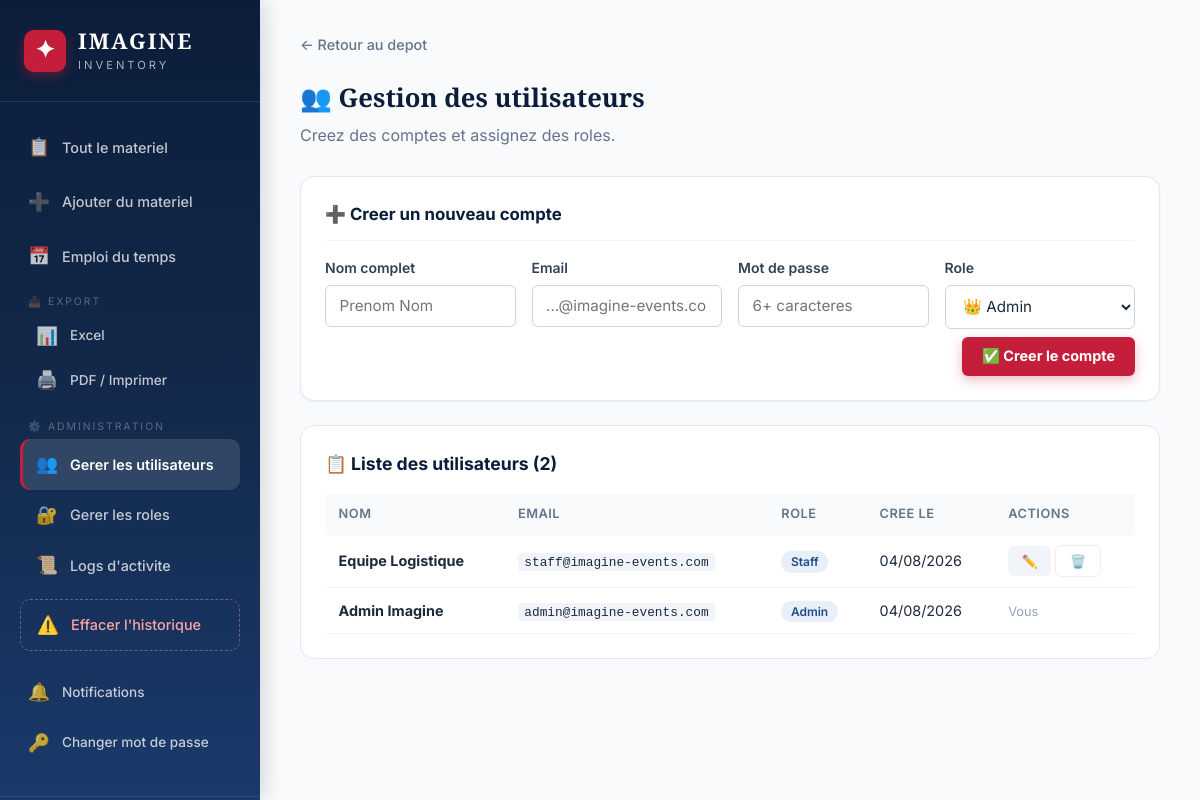
Page /admin/users (signed in) on the committed database.
### app.py (models this page shows, shortened)
class User(UserMixin, db.Model):
    __tablename__ = 'users'
    id = db.Column(db.Integer, primary_key=True); email = db.Column(db.String(150), unique=True, nullable=False)
    password_hash = db.Column(db.String(256), nullable=False); full_name = db.Column(db.String(150), nullable=False)
    role_id = db.Column(db.Integer, db.ForeignKey('roles.id'), nullable=True)
    created_at = db.Column(db.DateTime, default=tunisia_now)
    borrows = db.relationship('Borrow', backref='user', lazy=True)
    event_assignments = db.relationship('EventAssignment', backref='user', lazy=True)
    notifications = db.relationship('Notification', backref='user', lazy=True, foreign_keys='Notification.user_id')
    def has_permission(self, perm):
        role = db.session.get(CustomRole, self.role_id) if self.role_id else None
        return role.has_permission(perm) if role else False
    @property
    def role_name(self):
        role = db.session.get(CustomRole, self.role_id) if self.role_id else None
        return role.name if role else 'Aucun role'
    @property
    def unread_notifications(self):
        return Notification.query.filter_by(user_id=self.id, read=False).count()

class CustomRole(db.Model):
    __tablename__ = 'roles'
    id = db.Column(db.Integer, primary_key=True); name = db.Column(db.String(100), unique=True, nullable=False)
    icon = db.Column(db.String(10), default='👤'); description = db.Column(db.String(250), default='')
    permissions = db.Column(db.Text, default=''); created_at = db.Column(db.DateTime, default=tunisia_now)
    users = db.relationship('User', backref='role', lazy=True)
    def get_permissions(self):
        try: return json.loads(self.permissions) if self.permissions else []
        except: return []
    def has_permission(self, p): return p in self.get_permissions()

### app.py (the view)
@app.route('/admin/users')
@permission_required('manage_users')
def manage_users():
    users = User.query.order_by(User.created_at.desc()).all()
    return render_template('manage_users.html', users=users, all_roles=CustomRole.query.order_by(CustomRole.name).all())

### app.py (called while the page is built)
@login_manager.user_loader
def load_user(uid): return db.session.get(User, int(uid))

def permission_required(perm):
    def decorator(f):
        @wraps(f)
        @login_required
        def decorated(*args, **kwargs):
            if not current_user.has_permission(perm):
                try: log_action('permission_denied', f'Tentative d\'acces refuse : {perm}')
                except: pass
                flash('Acces refuse. Permission requise : ' + perm, 'error')
                return redirect(url_for('dashboard'))
            return f(*args, **kwargs)
        return decorated
    return decorator

### templates/manage_users.html (shortened to what this page needs)
{% extends "base.html" %}
{% block content %}
<div class="form-page" style="max-width:900px">
    <div class="breadcrumb"><a href="{{ url_for('dashboard') }}">← Retour au depot</a></div>
    <div class="page-header"><h1>👥 Gestion des utilisateurs</h1><p>Creez des comptes et assignez des roles.</p></div>
    <div class="form-card" style="margin-bottom:1.5rem">
        <h3 style="font-size:1.05rem;color:var(--blue-deep);margin-bottom:1rem;padding-bottom:.75rem;border-bottom:1px solid var(--gray-100)">➕ Creer un nouveau compte</h3>
        <form method="POST" action="{{ url_for('create_user') }}">
            <div class="form-row" style="grid-template-columns:1fr 1fr 1fr 1fr">
                <div class="form-group"><label>Nom complet</label><input type="text" name="full_name" required placeholder="Prenom Nom"></div>
                <div class="form-group"><label>Email</label><input type="email" name="email" required placeholder="...@imagine-events.com"></div>
                <div class="form-group"><label>Mot de passe</label><input type="password" name="password" required placeholder="6+ caracteres"></div>
                <div class="form-group"><label>Role</label><select name="role_id">{% for r in all_roles %}<option value="{{ r.id }}">{{ r.icon }} {{ r.name }}</option>{% endfor %}</select></div>
            </div>
            <div style="display:flex;justify-content:flex-end;padding-top:.5rem"><button class="btn btn-accent">✅ Creer le compte</button></div>
        </form>
    </div>
    <div class="detail-section"><h2>📋 Liste des utilisateurs ({{ users|length }})</h2>
        <div class="history-table-wrapper"><table class="history-table"><thead><tr><th>Nom</th><th>Email</th><th>Role</th><th>Cree le</th><th>Actions</th></tr></thead><tbody>
            {% for u in users %}<tr>
                <td><strong>{{ u.full_name }}</strong></td>
                <td><code style="font-size:.8rem">{{ u.email }}</code></td>
                <td><span class="status-badge" style="background:var(--blue-pale);color:var(--blue)">{{ u.role_name }}</span></td>
                <td>{{ u.created_at.strftime('%d/%m/%Y') }}</td>
                <td>{% if u.id != current_user.id %}
                    <button class="btn btn-sm btn-secondary" onclick="openEditUser('{{ u.id }}','{{ u.full_name|replace("'","\\'") }}',{{ u.role_id or 0 }})">✏️</button>
                    <form method="POST" action="{{ url_for('delete_user',uid=u.id) }}" style="display:inline" onsubmit="return confirm('Supprimer {{ u.full_name|replace("'","\\'") }} ?')"><button class="btn btn-sm btn-danger">🗑️</button></form>
                    {% else %}<span style="color:var(--gray-400);font-size:.8rem">Vous</span>{% endif %}
                </td>
            </tr>{% endfor %}
        </tbody></table></div>
    </div>
</div>
{% endblock %}

### static/css/style.css (style rules this page uses)
*, *::before, *::after { margin: 0; padding: 0; box-sizing: border-box; }
:root { --blue-deep: #0B1D3A; --blue-dark: #13294B; --blue-mid: #1A3A6B; --blue: #1E4D8C; --blue-light: #3A7BD5; --blue-pale: #E8EFF8; --red: #C41E3A; --red-dark: #A01830; --red-light: #E63946; --red-pale: #FDE8EC; --white: #FFFFFF; --gray-50: #F8FAFC; --gray-100: #F1F5F9; --gray-200: #E2E8F0; --gray-300: #CBD5E1; --gray-400: #94A3B8; --gray-500: #64748B; --gray-600: #475569; --gray-700: #334155; --gray-800: #1E293B; --gray-900: #0F172A; --green: #16A34A; --green-pale: #DCFCE7; --amber: #D97706; --amber-pale: #FEF3C7; --radius-sm: 6px; --radius: 10px; --radius-lg: 14px; --radius-xl: 20px; --shadow-sm: 0 1px 2px rgba(0,0,0,0.05); --shadow: 0 1px 3px rgba(0,0,0,0.1), 0 1px 2px rgba(0,0,0,0.06); --shadow-md: 0 4px 6px rgba(0,0,0,0.07), 0 2px 4px rgba(0,0,0,0.06); --shadow-lg: 0 10px 15px rgba(0,0,0,0.1), 0 4px 6px rgba(0,0,0,0.05); --shadow-xl: 0 20px 25px rgba(0,0,0,0.1), 0 10px 10px rgba(0,0,0,0.04); --sidebar-w: 260px; --font: 'Inter', -apple-system, BlinkMacSystemFont, 'Segoe UI', sans-serif; --font-display: 'Playfair Display', Georgia, serif; }
html { font-size: 16px; scroll-behavior: smooth; }
body { font-family: var(--font); background: var(--gray-50); color: var(--gray-800); line-height: 1.6; min-height: 100vh; display: flex; -webkit-font-smoothing: antialiased; }
a { color: var(--blue); text-decoration: none; }
button { cursor: pointer; font-family: inherit; }
input, select, textarea { font-family: inherit; font-size: 0.95rem; padding: 0.65rem 0.85rem; border: 1.5px solid var(--gray-300); border-radius: var(--radius-sm); background: var(--white); color: var(--gray-800); width: 100%; transition: border-color 0.2s, box-shadow 0.2s; outline: none; }
label { display: block; font-weight: 600; font-size: 0.875rem; color: var(--gray-700); margin-bottom: 0.35rem; }
code { background: var(--gray-100); padding: 0.1rem 0.4rem; border-radius: 3px; font-size: 0.85rem; }
.btn { display: inline-flex; align-items: center; justify-content: center; gap: 0.5rem; padding: 0.65rem 1.25rem; border-radius: var(--radius-sm); font-weight: 600; font-size: 0.9rem; border: none; transition: all 0.2s; white-space: nowrap; text-decoration: none; }
.btn-accent { background: var(--red); color: white; font-weight: 700; box-shadow: 0 4px 12px rgba(196, 30, 58, 0.3); }
.btn-secondary { background: var(--gray-100); color: var(--gray-700); }
.btn-danger { background: var(--white); color: var(--red); border: 1.5px solid var(--red-pale); }
.btn-sm { padding: 0.45rem 0.85rem; font-size: 0.8rem; }
.form-row { display: grid; grid-template-columns: repeat(auto-fit, minmax(150px, 1fr)); gap: 1rem; }
.breadcrumb { margin-bottom: 1.25rem; }
.breadcrumb a { font-size: 0.9rem; color: var(--gray-500); font-weight: 500; }
.detail-section { background: var(--white); border-radius: var(--radius-lg); border: 1px solid var(--gray-200); padding: 1.5rem; margin-bottom: 1.25rem; }
.detail-section h2 { font-size: 1.1rem; color: var(--blue-deep); margin-bottom: 1rem; }
.history-table-wrapper { overflow-x: auto; }
.history-table { width: 100%; border-collapse: collapse; font-size: 0.9rem; }
.history-table th { text-align: left; padding: 0.65rem 0.85rem; background: var(--gray-50); color: var(--gray-500); font-weight: 600; font-size: 0.8rem; text-transform: uppercase; letter-spacing: 0.5px; }
.history-table td { padding: 0.65rem 0.85rem; border-bottom: 1px solid var(--gray-100); }
.status-badge { padding: 0.2rem 0.6rem; border-radius: 100px; font-size: 0.75rem; font-weight: 600; }
.form-page { max-width: 800px; }
.page-header { margin-bottom: 1.75rem; }
.page-header h1 { font-family: var(--font-display); color: var(--blue-deep); font-size: 1.6rem; }
.page-header p { color: var(--gray-500); margin-top: 0.25rem; }
.form-card { background: var(--white); border-radius: var(--radius-lg); padding: 1.5rem; border: 1px solid var(--gray-200); box-shadow: var(--shadow-sm); }
.form-row { grid-template-columns: 1fr; }

### rows in the picture
User: full_name "Equipe Logistique", email "staff@imagine-events.com", role_name "Staff", created_at "04/08/2026"
User: full_name "Admin Imagine", email "admin@imagine-events.com", role_name "Admin", created_at "04/08/2026", shows "Vous"

### other values in the picture
{{ users|length }} "2"
form field role_id "👑 Admin"
